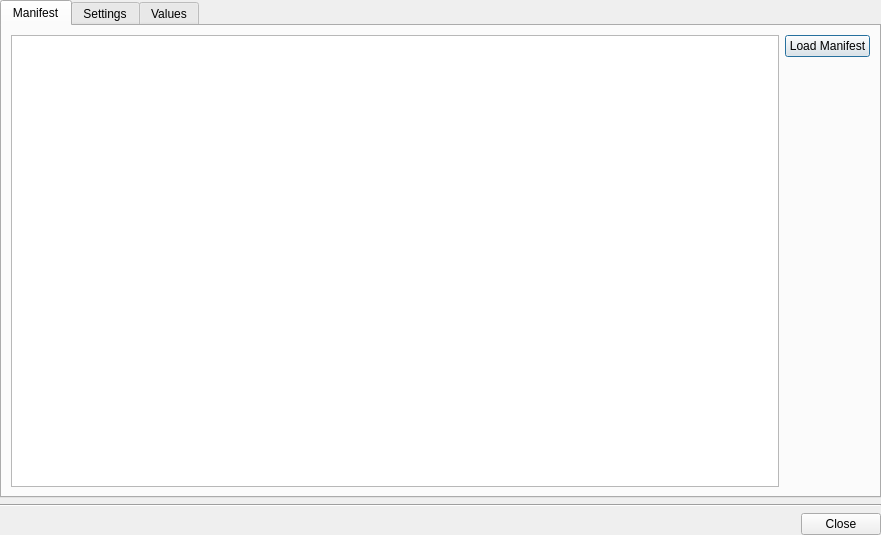
<?xml version="1.0" encoding="UTF-8"?>
<ui version="4.0">
 <class>CustomSettingsTestDialog</class>
 <widget class="QDialog" name="CustomSettingsTestDialog">
  <property name="geometry">
   <rect>
    <x>0</x>
    <y>0</y>
    <width>881</width>
    <height>535</height>
   </rect>
  </property>
  <layout class="QGridLayout" name="gridLayout">
   <property name="leftMargin">
    <number>0</number>
   </property>
   <property name="topMargin">
    <number>0</number>
   </property>
   <property name="rightMargin">
    <number>0</number>
   </property>
   <property name="bottomMargin">
    <number>0</number>
   </property>
   <item row="0" column="0">
    <widget class="QTabWidget" name="tabWidget">
     <property name="currentIndex">
      <number>0</number>
     </property>
     <property name="tabBarAutoHide">
      <bool>true</bool>
     </property>
     <widget class="QWidget" name="manifestTab">
      <attribute name="title">
       <string notr="true">Manifest</string>
      </attribute>
      <layout class="QGridLayout" name="gridLayout_2">
       <item row="1" column="1">
        <spacer name="verticalSpacer">
         <property name="orientation">
          <enum>Qt::Vertical</enum>
         </property>
         <property name="sizeHint" stdset="0">
          <size>
           <width>20</width>
           <height>40</height>
          </size>
         </property>
        </spacer>
       </item>
       <item row="0" column="0" rowspan="2">
        <widget class="QPlainTextEdit" name="manifestTextEdit"/>
       </item>
       <item row="0" column="1">
        <widget class="QPushButton" name="loadButton">
         <property name="text">
          <string notr="true">Load Manifest</string>
         </property>
        </widget>
       </item>
      </layout>
     </widget>
     <widget class="QWidget" name="settingsTab">
      <attribute name="title">
       <string notr="true">Settings</string>
      </attribute>
      <layout class="QVBoxLayout" name="verticalLayout_2">
       <item>
        <widget class="nx::vms::client::desktop::CustomSettingsWidget" name="settingsWidget" native="true"/>
       </item>
      </layout>
     </widget>
     <widget class="QWidget" name="valuesTab">
      <attribute name="title">
       <string notr="true">Values</string>
      </attribute>
     </widget>
    </widget>
   </item>
   <item row="1" column="0">
    <widget class="Line" name="line">
     <property name="orientation">
      <enum>Qt::Horizontal</enum>
     </property>
    </widget>
   </item>
   <item row="2" column="0">
    <widget class="QDialogButtonBox" name="buttonBox">
     <property name="orientation">
      <enum>Qt::Horizontal</enum>
     </property>
     <property name="standardButtons">
      <set>QDialogButtonBox::Close</set>
     </property>
    </widget>
   </item>
  </layout>
 </widget>
 <customwidgets>
  <customwidget>
   <class>nx::vms::client::desktop::CustomSettingsWidget</class>
   <extends>QWidget</extends>
   <header location="global">nx/vms/client/desktop/custom_settings/widgets/custom_settings_widget.h</header>
   <container>1</container>
  </customwidget>
 </customwidgets>
 <resources/>
 <connections/>
</ui>
